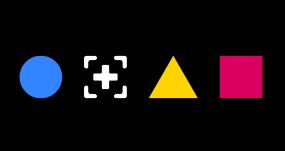
#> input picture learning_opencv/cl_args_lesson_00/shapes.png, 285 x 151 px
$ python cl_args_image.py --input shapes.png --output out.png
#> lines starting #> are read from the running program, lines starting #| are printed output that depends on the picture; after the words box and inside, x2 and y2 are one past the last pixel; in counts of white or black regions, pixels touching at a corner belong together
#import the necessary packages
import argparse
import imutils
import cv2

# construct the argument parser and parse the arguments
ap = argparse.ArgumentParser()
ap.add_argument("-i", "--input", required=True,
	help="path to input image")
ap.add_argument("-o", "--output", required=True,
	help="path to output image")
args = vars(ap.parse_args())

# load the input image from disk
image = cv2.imread(args["input"])
#> image is the input picture: shape (151, 285, 3); mean B, G, R 17.1, 14.1, 21.7

# convert the image to grayscale, blur it, and threshold it
gray = cv2.cvtColor(image, cv2.COLOR_BGR2GRAY)
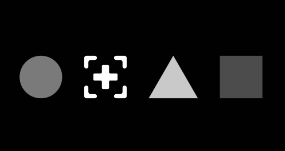
#> gray: shape (151, 285); min 0, max 255, mean 16.7
blurred = cv2.GaussianBlur(gray, (5,5), 0)
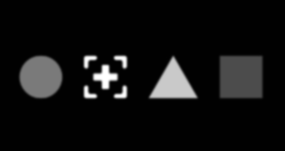
#> blurred: shape (151, 285); min 1, max 255, mean 16.7
thresh = cv2.threshold(blurred, 60, 255, cv2.THRESH_BINARY)[1]
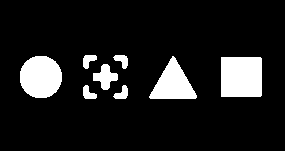
#> thresh: shape (151, 285); 11.7% white; 8 white regions

# extract contours from the image
cnts = cv2.findContours(thresh.copy(), cv2.RETR_EXTERNAL,
cv2.CHAIN_APPROX_SIMPLE)
#> cnts = 8 contours; box (x1, y1, x2, y2) and area: (221, 57, 262, 97) 1559, (20, 56, 62, 98) 1362, (149, 56, 197, 99) 1067, (93, 64, 118, 90) 311, (113, 85, 128, 99) 100, (83, 85, 97, 99) 100, (113, 55, 128, 69) 100, (83, 55, 97, 69) 100
cnts = imutils.grab_contours(cnts)
# loop over the contours and draw them on the input image
for c in cnts:
	cv2.drawContours(image, [c], -1, (0, 0, 255), 2)
#> this loop made 8 passes
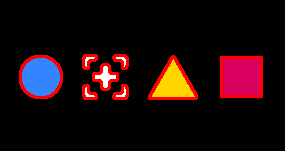
#> image: shape (151, 285, 3); 5.27% of pixels changed, all inside (x1, y1, x2, y2) = (19, 54, 263, 100)
# display the total number of shapes on the image
text = "I found {} total shapes".format(len(cnts))
#> text = 'I found 8 total shapes'
cv2.putText(image, text, (10, 20), cv2.FONT_HERSHEY_SIMPLEX, 0.5,
		(0, 0, 255), 2)
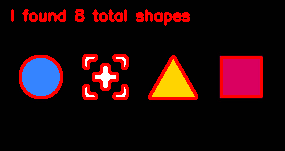
#> image: shape (151, 285, 3); 2.57% of pixels changed, all inside (x1, y1, x2, y2) = (11, 9, 190, 26)
# write the output image to disk
cv2.imwrite(args["output"], image)
